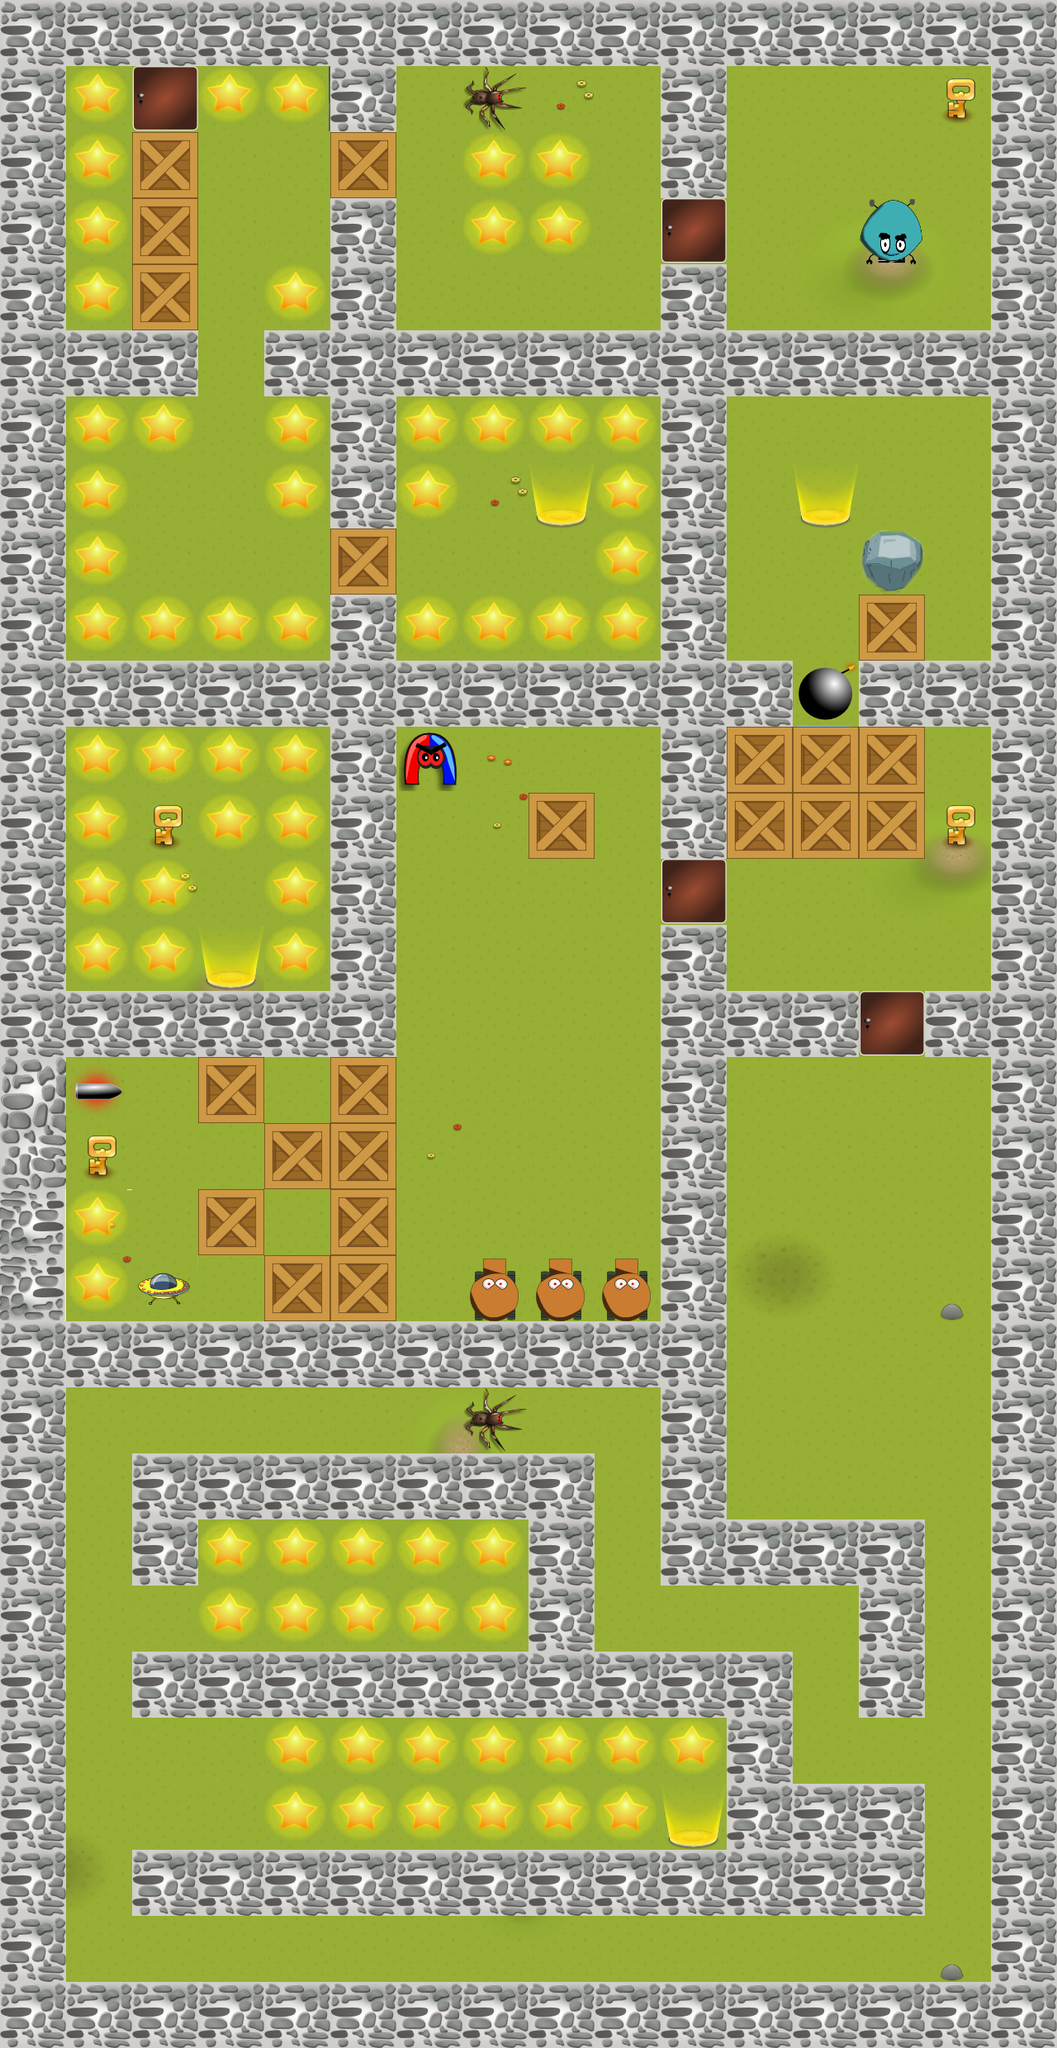

Rendered tile map (Tiled .tmx) drawn with the repository's tilesets; below, a short description and the map source with its tile grids summarised:
An orthogonal 16x31 tile map with 80x80 px tiles, 5 tile layers (Tile Layer 1, adds, walls, wall_front, ...), 4 hidden layers not drawn, 3 tilesets and 5 objects.

<map version="1.0" orientation="orthogonal" width="16" height="31" tilewidth="80" tileheight="80">
 <properties>
  <property name="background_music" value="Chipper Doodle v2" />
  <property name="level author" value="level created by Janusz Pelc" />
  <property name="music_info" value="Chipper Doodle v2 by Kevin MacLeod is licensed under a CC Attribution 3.0." />
 </properties>
 <tileset firstgid="1" name="walls80" tilewidth="80" tileheight="80">
  <image source="walls80.png" width="320" height="320" />
  <tile id="0">
   <properties>
    <property name="wall" value="1" />
   </properties>
  </tile>
  <tile id="1">
   <properties>
    <property name="wall" value="1" />
   </properties>
  </tile>
  <tile id="2">
   <properties>
    <property name="wall" value="1" />
   </properties>
  </tile>
  <tile id="14">
   <properties>
    <property name="wall" value="1" />
   </properties>
  </tile>
  <tile id="15">
   <properties>
    <property name="wall" value="1" />
   </properties>
  </tile>
 </tileset>
 <tileset firstgid="17" name="SmallWorld-all" tilewidth="80" tileheight="80">
  <image source="SmallWorld-all.png" width="640" height="560" />
 </tileset>
 <tileset firstgid="73" name="TiledObjects" tilewidth="80" tileheight="80">
  <image source="TiledObjects.png" width="800" height="800" />
 </tileset>
 <layer name="Tile Layer 1" width="16" height="31">
  <data>[496 cells, 496 non-empty, 1 distinct tile ids]</data>
 </layer>
 <layer name="adds" width="16" height="31">
  <data>[496 cells, 85 non-empty, 30 distinct tile ids]</data>
 </layer>
 <layer name="walls" width="16" height="31">
  <data>[496 cells, 203 non-empty, 1 distinct tile ids]</data>
 </layer>
 <layer name="wall_front" width="16" height="31">
  <data>[496 cells, 203 non-empty, 4 distinct tile ids]</data>
 </layer>
 <layer name="front" width="16" height="31" visible="0">
  <data>[496 cells, 0 non-empty, 0 distinct tile ids]</data>
 </layer>
 <layer name="down" width="16" height="31" visible="0">
  <data>[496 cells, 0 non-empty, 0 distinct tile ids]</data>
 </layer>
 <layer name="left" width="16" height="31" visible="0">
  <data>[496 cells, 1 non-empty, 1 distinct tile ids]</data>
 </layer>
 <layer name="right" width="16" height="31" visible="0">
  <data>[496 cells, 0 non-empty, 0 distinct tile ids]</data>
 </layer>
 <layer name="ObjectTiles" width="16" height="31">
  <data>[496 cells, 114 non-empty, 13 distinct tile ids]</data>
 </layer>
 <objectgroup name="objects">
  <properties>
   <property name="element" value="1" />
   <property name="sequence" value="1" />
  </properties>
  <object x="560" y="80" width="80" height="80">
   <properties>
    <property name="turn" value="left" />
   </properties>
  </object>
  <object x="640" y="560" width="80" height="80">
   <properties>
    <property name="element" value="1" />
    <property name="sequence" value="1" />
   </properties>
  </object>
  <object x="960" y="560" width="80" height="80">
   <properties>
    <property name="element" value="2" />
    <property name="sequence" value="1" />
   </properties>
  </object>
  <object x="240" y="1120" width="80" height="80">
   <properties>
    <property name="element" value="1" />
    <property name="sequence" value="2" />
   </properties>
  </object>
  <object x="800" y="2160" width="80" height="80">
   <properties>
    <property name="element" value="2" />
    <property name="sequence" value="2" />
   </properties>
  </object>
 </objectgroup>
</map>
